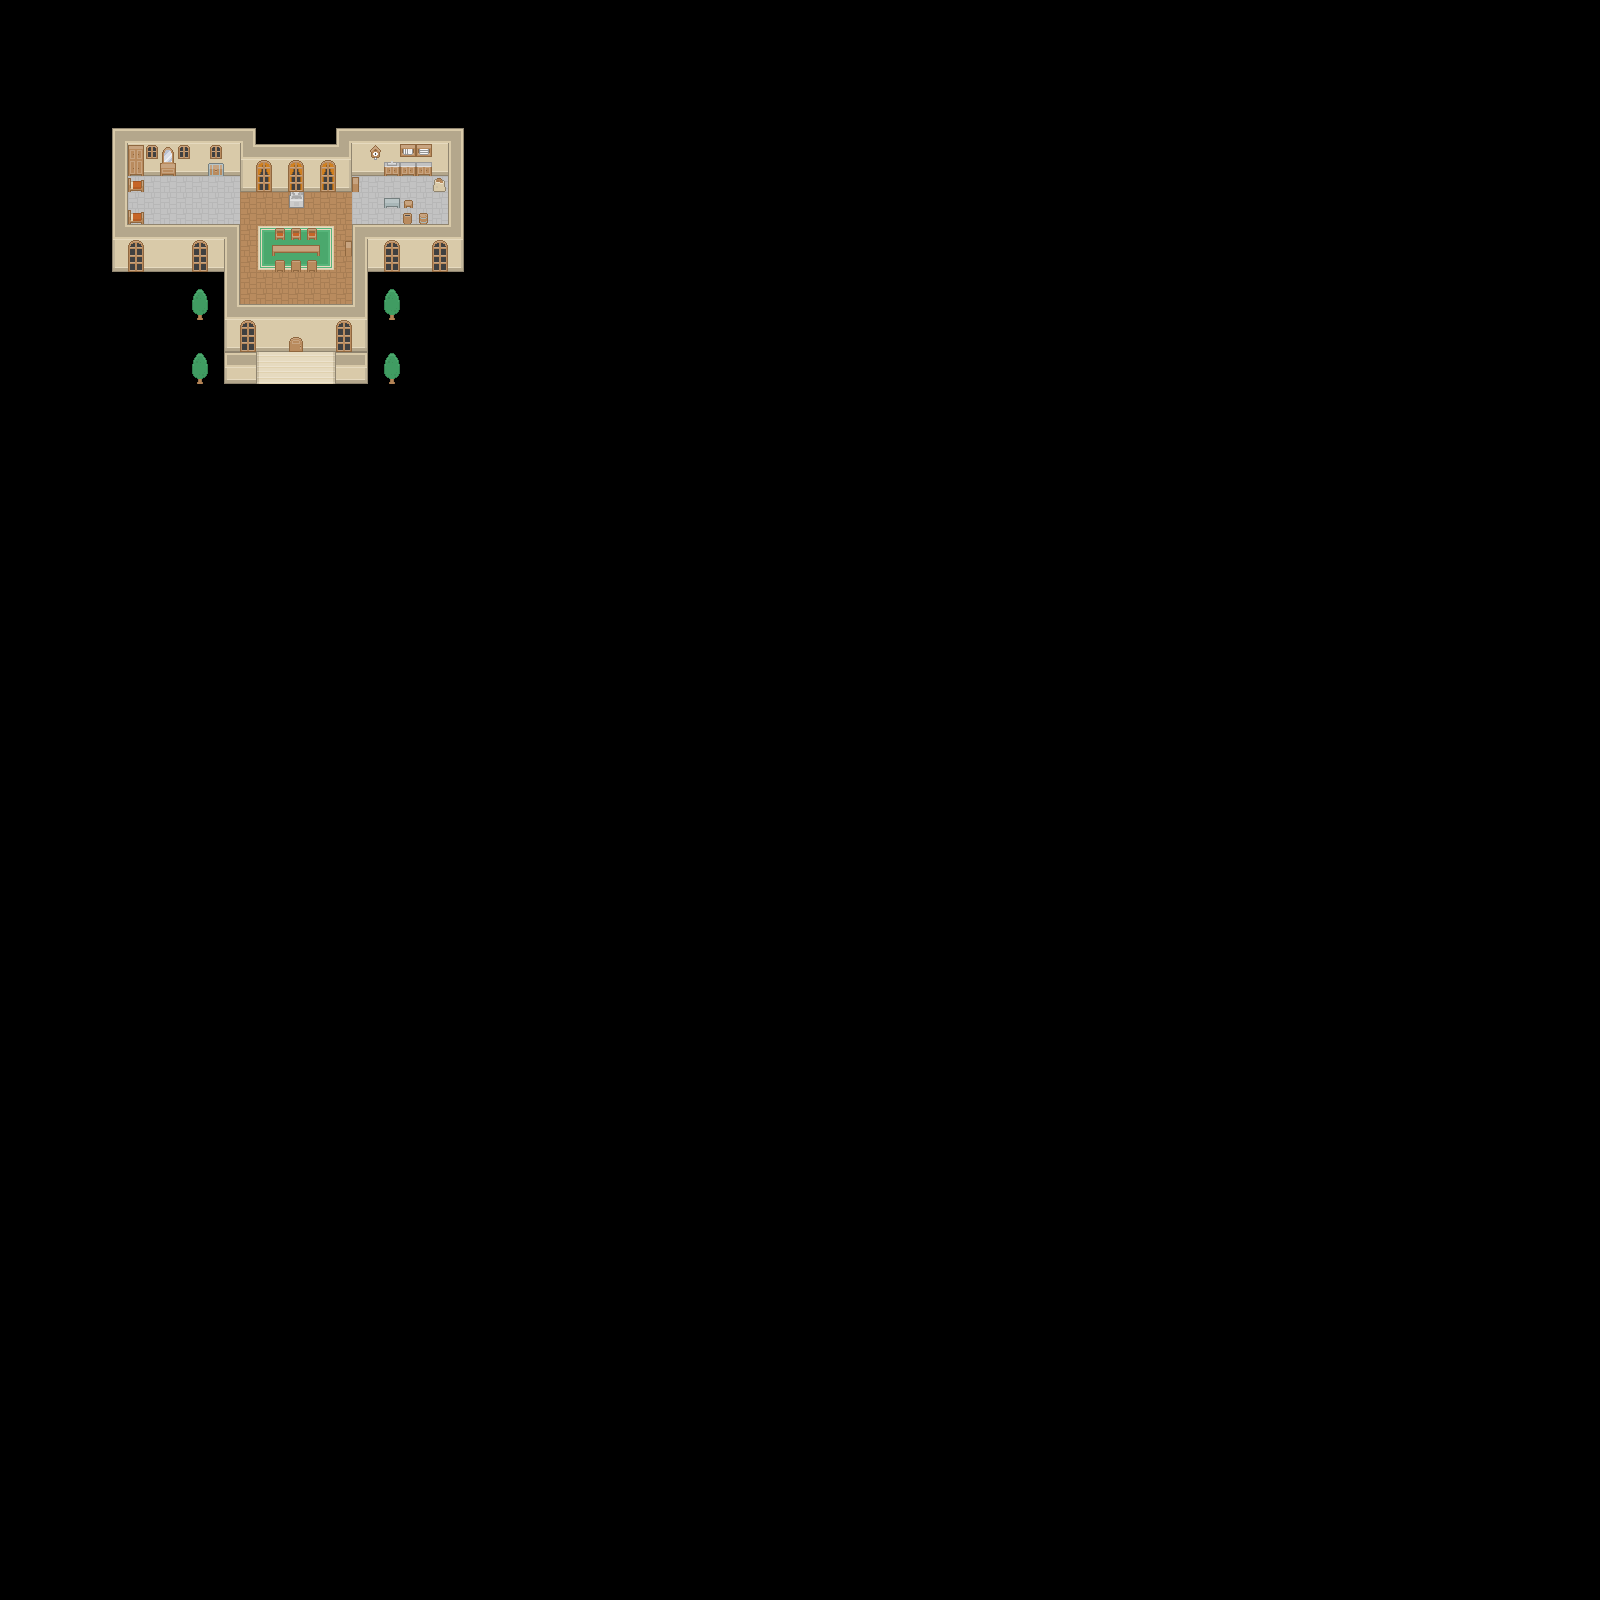

A 2D game scene composited from a Tiled map and its tileset images. What follows is a short description and the map's XML, with each tile layer's data collapsed to a summary:
An orthogonal 100x100 tile map with 16x16 px tiles, 3 tile layers (Floor, Carpet, Objects) and 29 objects.

<map version="1.0" orientation="orthogonal" renderorder="right-down" width="100" height="100" tilewidth="16" tileheight="16" backgroundcolor="#000000" nextobjectid="5">
 <tileset firstgid="1" name="roguelikeSheet_transparent" tilewidth="16" tileheight="16" spacing="1" tilecount="1767" columns="57">
  <image source="../Spritesheet/roguelikeSheet_transparent.png" width="968" height="526" />
  <tile id="25">
   <objectgroup draworder="index">
    <object id="1" x="3.07639" y="5.10681" width="8.86001" height="10.7674" />
   </objectgroup>
  </tile>
  <tile id="129">
   <objectgroup draworder="index">
    <object id="1" x="0.0615279" y="1.96889" width="15.8742" height="14.0284" />
   </objectgroup>
  </tile>
  <tile id="137">
   <objectgroup draworder="index">
    <object id="1" x="9.0446" y="1.04597" width="7.13723" height="14.9513" />
   </objectgroup>
  </tile>
  <tile id="141">
   <objectgroup draworder="index">
    <object id="1" x="1.16903" y="2.03042" width="12.6747" height="13.7822" />
   </objectgroup>
  </tile>
  <tile id="194">
   <objectgroup draworder="index">
    <object id="1" x="0" y="6.02973" width="15.9972" height="9.96751" />
   </objectgroup>
  </tile>
  <tile id="195">
   <objectgroup draworder="index">
    <object id="1" x="0.0615279" y="6.95265" width="15.8742" height="8.98307" />
   </objectgroup>
  </tile>
  <tile id="196">
   <objectgroup draworder="index">
    <object id="1" x="0" y="3.87626" width="15.8742" height="11.9979" />
   </objectgroup>
  </tile>
  <tile id="197">
   <objectgroup draworder="index">
    <object id="3" x="0.0615279" y="4.98376" width="15.9972" height="10.952" />
   </objectgroup>
  </tile>
  <tile id="198">
   <objectgroup draworder="index">
    <object id="2" x="0.0615279" y="4.98376" width="15.9972" height="10.8904" />
   </objectgroup>
  </tile>
  <tile id="360">
   <objectgroup draworder="index">
    <object id="1" x="3.99931" y="7.99862" width="8.98307" height="7.99862" />
   </objectgroup>
  </tile>
  <tile id="677">
   <objectgroup draworder="index">
    <object id="1" x="0" y="0" width="16" height="16" />
   </objectgroup>
  </tile>
  <tile id="697">
   <objectgroup draworder="index">
    <object id="1" x="0" y="0" width="16" height="16" />
   </objectgroup>
  </tile>
  <tile id="698">
   <objectgroup draworder="index">
    <object id="1" x="0" y="0" width="16" height="16" />
   </objectgroup>
  </tile>
  <tile id="699">
   <objectgroup draworder="index">
    <object id="1" x="0" y="0" width="16" height="16" />
   </objectgroup>
  </tile>
  <tile id="700">
   <objectgroup draworder="index">
    <object id="1" x="0" y="0" width="16" height="16" />
   </objectgroup>
  </tile>
  <tile id="701">
   <objectgroup draworder="index">
    <object id="1" x="0" y="0" width="16" height="16" />
   </objectgroup>
  </tile>
  <tile id="702">
   <objectgroup draworder="index">
    <object id="1" x="0" y="0" width="16" height="16" />
   </objectgroup>
  </tile>
  <tile id="703">
   <objectgroup draworder="index">
    <object id="1" x="0" y="0" width="16" height="16" />
   </objectgroup>
  </tile>
  <tile id="754">
   <objectgroup draworder="index">
    <object id="1" x="0" y="16" width="16" />
    <object id="2" x="0" y="0" width="16" height="16" />
   </objectgroup>
  </tile>
  <tile id="755">
   <objectgroup draworder="index">
    <object id="1" x="0" y="0" width="16" height="16" />
   </objectgroup>
  </tile>
  <tile id="756">
   <objectgroup draworder="index">
    <object id="1" x="0" y="0" width="16" height="16" />
   </objectgroup>
  </tile>
  <tile id="757">
   <objectgroup draworder="index">
    <object id="1" x="0" y="0" width="16" height="16" />
   </objectgroup>
  </tile>
  <tile id="758">
   <objectgroup draworder="index">
    <object id="1" x="0" y="0" width="16" height="16" />
   </objectgroup>
  </tile>
  <tile id="759">
   <objectgroup draworder="index">
    <object id="1" x="0" y="0" width="16" height="16" />
   </objectgroup>
  </tile>
  <tile id="760">
   <objectgroup draworder="index">
    <object id="1" x="0" y="0" width="16" height="16" />
    <object id="2" x="0" y="0" width="16" height="16" />
   </objectgroup>
  </tile>
  <tile id="811">
   <objectgroup draworder="index">
    <object id="1" x="0" y="0" width="16" height="16" />
   </objectgroup>
  </tile>
  <tile id="812">
   <objectgroup draworder="index" />
  </tile>
  <tile id="1312">
   <objectgroup draworder="index">
    <object id="6" x="0" y="0" width="16" height="16" />
   </objectgroup>
  </tile>
 </tileset>
 <layer name="Floor" width="100" height="100">
  <data>[10000 cells, 246 non-empty, 16 distinct tile ids]</data>
 </layer>
 <layer name="Carpet" width="100" height="100">
  <data>[10000 cells, 33 non-empty, 14 distinct tile ids]</data>
 </layer>
 <layer name="Objects" width="100" height="100">
  <data>[10000 cells, 52 non-empty, 30 distinct tile ids]</data>
 </layer>
</map>
